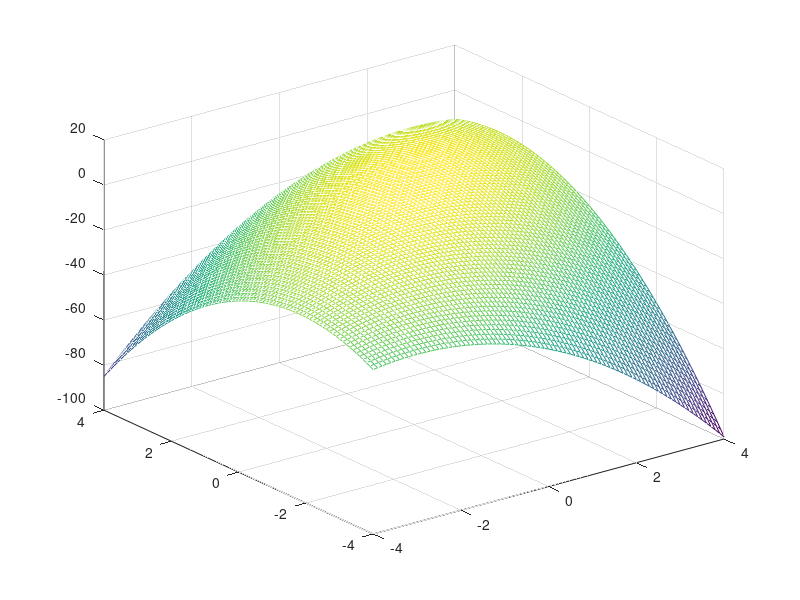

This figure's MATLAB source: (Note: this script raises an error after producing the figure.)
close all
clear all
format long

f =@(x,y) (2.25.*x.*y+1.75.*y-1.5.*x.^2-2*y.^2)
[xx,yy]=meshgrid(-4:0.1:4);
mesh(xx,yy,f(xx,yy))
%% gradient
g = sym(f)

syms x;syms y
dx = diff(g,x)
dy = diff(g,y)
[c,t] = coeffs(dx)
[c_,t] = coeffs(dy)
A = [c(1),c(2);
     c_(1),c_(2)]
b = [0;-c_(3)]

ans = double(A\b);
x_p = ans(1)
y_p = ans(2)
z_p = f(x_p,y_p)
hold on
plot3(x_p,y_p,z_p,'o')
xlabel('x')
ylabel('y')
zlabel('z')
fprintf("max point is (%f,%f,%f)\n",x_p,y_p,z_p)
